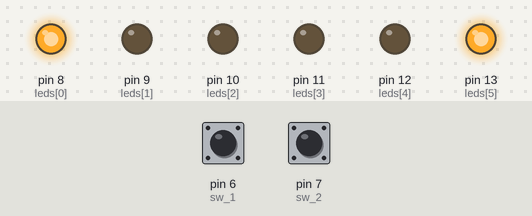
A sketch run on a simulated Arduino Uno, built with avr-gcc and run on an emulated ATmega328P. Shown: output pins drawn as LEDs (lit = HIGH). Inputs (shaded band) come from the test bench; at power-on: pin 6 (sw_1) LOW, pin 7 (sw_2) HIGH. Random numbers use the default seed unless the sketch sets one.

Above: at 0.07 s.
At 1.12 s:
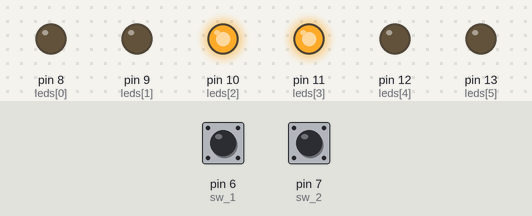
At 2.52 s:
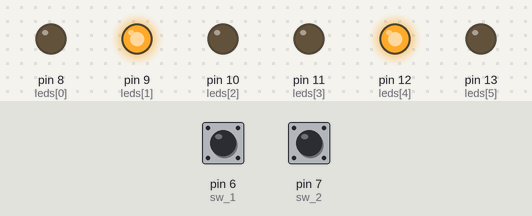
At 4.45 s:
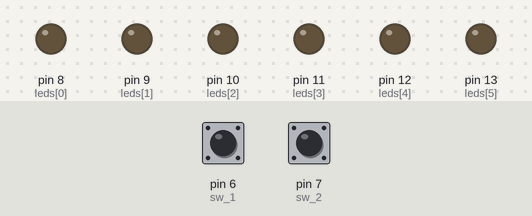
Timing chart, 0 to 4.8 s (numbered marks = the images above):
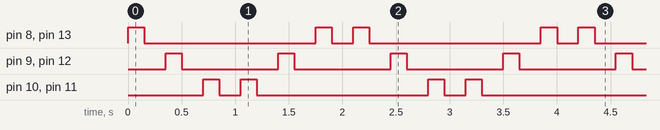

The sketch:

Basantes_Hugo__Sistemas_Microprocesados__Tarea_2.ino
```cpp
int sw_1=6; // inicializacion variable
int sw_2=7; // inicializacion variable
void setup() {
  // put your setup code here, to run once:

pinMode(sw_1,INPUT); // configuracion de las variables como entradas
pinMode(sw_2,INPUT); //
}
//////////////////////////////
void luces_1(){
  int contador;                               // definicion de la variable contador
  int i=0;                                    // variable contador i
  int n;                                      // variable n
  int num_ale=0;                              // variable contador numero aleatorio
  int leds[6]={8,9,10,11,12,13};              // definicion del vector leds
  //////////////////////////

 if(digitalRead(sw_1)==HIGH && digitalRead (sw_2)== LOW)  // condicion de reconocimiento de las entradas de los switchs
 {
  num_ale=random(10);   // guardar el valor aleatrorio en la variable num_ale entre el 0 al 10

  for (;i<num_ale;i++){ // for repetitivo del juego

    for (contador=0;contador <6;contador++) { n=contador%2;   if (n==0){pinMode(leds[contador],OUTPUT);digitalWrite(leds[contador],HIGH);delay(200);}}// poner 5v ,encender numeros pares
    for (contador=6;contador >=0;contador--){ n=contador%2;   if(n>0){pinMode(leds[contador],OUTPUT);digitalWrite(leds[contador],HIGH);delay(100);}}// encender impares
    for (contador=0;contador <6;contador++) { n=contador%2;   if (n==0){pinMode(leds[contador],OUTPUT);digitalWrite(leds[contador],LOW);delay(200);}}// poner 0V ,apagar numeros pares
    for (contador=6;contador >=0;contador--){ n=contador%2;   if(n>0){pinMode(leds[contador],OUTPUT);digitalWrite(leds[contador],LOW);delay(100);}}// apagar numeros impares
  delay(200);
  contador =0;
  }//cierre for repetitivo
 }// cierre if
}// cierre del metodo luces_1 ()

void luces_2(){
  // definicion de variables y contadores y vectores
  //////////////////
  int j;
  int i=0;
  int num_ale=0;
  int leds [3]={8,9,10};
  int leds2[3]={13,12,11};
///////////////////////

 if(digitalRead(sw_1)==LOW && digitalRead (sw_2)== HIGH) { // condicion de reconocimiento de las entradas de los switchs

  num_ale=random(10);  // guardar el valor aleatrorio en la variable num_ale entre el 0 al 10

  for(;i<num_ale;i++){ // for repetidor del juego

     for ( j=0;j<3;j++)
         { pinMode(leds[j],OUTPUT);pinMode(leds2[j],OUTPUT);digitalWrite(leds[j],HIGH);digitalWrite(leds2[j],HIGH);delay(150);
         pinMode(leds[j],OUTPUT);pinMode(leds2[j],OUTPUT);digitalWrite(leds[j],LOW);digitalWrite(leds2[j],LOW);delay(200);
         }
      for (j=2;j>=0;j--)
        {
         pinMode(leds[j],OUTPUT);pinMode(leds2[j],OUTPUT);digitalWrite(leds[j],HIGH);digitalWrite(leds2[j],HIGH);delay(150);
         pinMode(leds[j],OUTPUT);pinMode(leds2[j],OUTPUT);digitalWrite(leds[j],LOW);digitalWrite(leds2[j],LOW);delay(200);
        }
    j=0;
     }// for repetitivo
    }// if
   }// cierre del metodo luces_2 ()

void loop() {
    // put your main code here, to run repeatedly:
   luces_1();
   luces_2();

}
```

Measured:
- by itself, pin 8 (leds[0]), pin 13 (leds[5]): repeats every 2.1 s: LOW 1.6 s, HIGH 0.15 s, LOW 0.20 s, HIGH 0.15 s
- by itself, pin 9 (leds[1]), pin 12 (leds[4]): alternates HIGH for 0.15 s and LOW for 0.90 s
- by itself, pin 10 (leds[2]), pin 11 (leds[3]): repeats every 2.1 s: LOW 0.20 s, HIGH 0.15 s, LOW 1.6 s, HIGH 0.15 s
